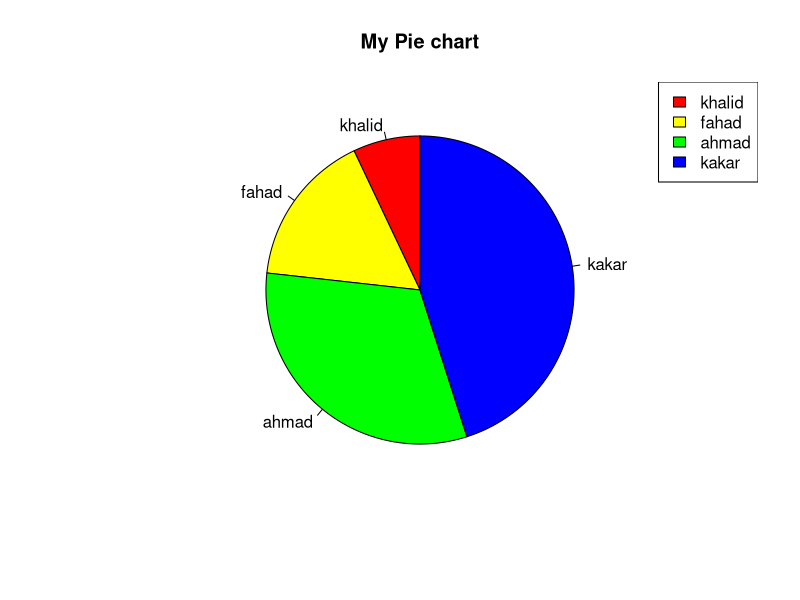
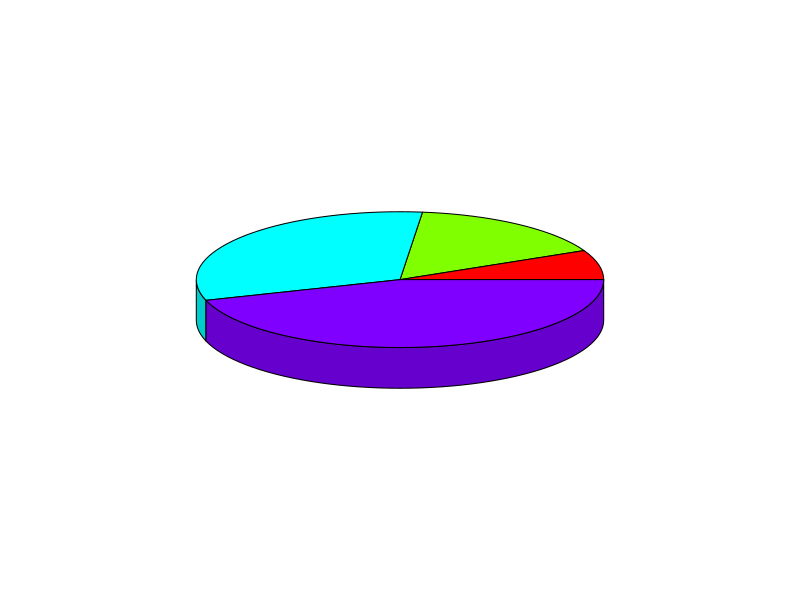
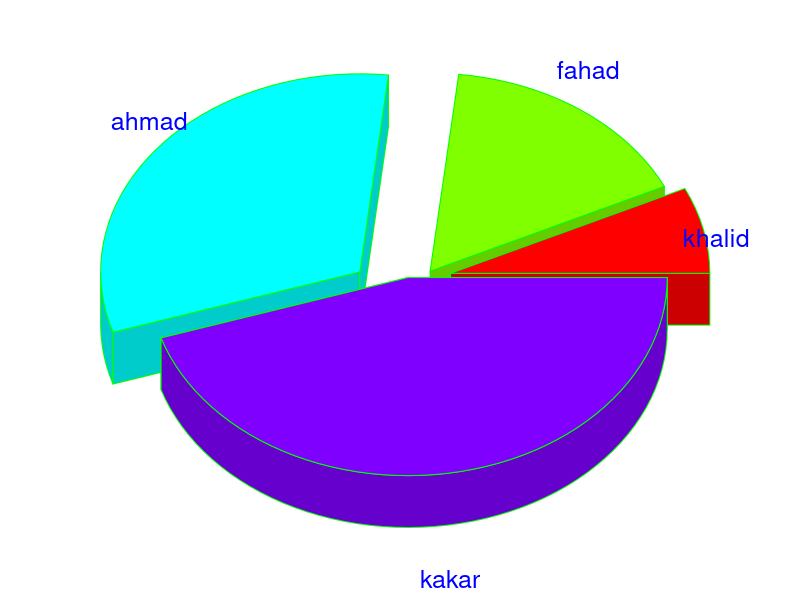

The R source for these figures, in order:
# pie chart
x = c(10,23,45,64)
pieLabels = c('khalid','fahad', 'ahmad', 'kakar')
myColors = c('red', 'yellow', 'green', 'blue')
pie(x,labels = pieLabels, main='My Pie chart',col = myColors, init.angle = 90)


# legend
legend('topright', pieLabels, fill = myColors)

library(plotrix)

pie3D(x)
# heat.colors(4)
# data.radius=2,
# height = 0.3,
# theta = 2,
pie3D(x,
      height = 0.1,
      theta = 1.2,
      col = rainbow(4),
      border= 'green',
      labels = pieLabels,
      labelcol = 'blue',
      mar = c(1,1,1,1),
      explode =0.2,
      )
# Task: How to explode just one slice from the 3d pie chart
